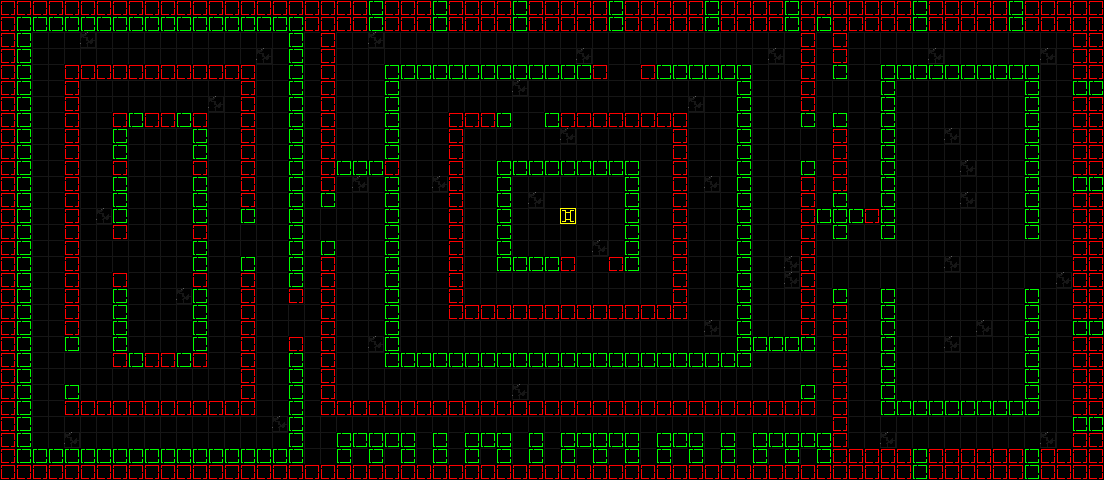

This is a level from a 2D game, rendered from its Tiled map with the project's own tilesets. A one-line summary and the map file follow, with tile-layer data summarised:
An orthogonal 69x30 tile map with 16x16 px tiles, 3 tile layers (Tile Layer 1, Tile Layer 2, Tile Layer 3).

<map version="1.0" orientation="orthogonal" width="69" height="30" tilewidth="16" tileheight="16">
 <tileset firstgid="1" name="tiles" tilewidth="16" tileheight="16">
  <image source="maps/tiles.png" width="80" height="16" />
 </tileset>
 <layer name="Tile Layer 1" width="69" height="30">
  <data>[2070 cells, 2070 non-empty, 5 distinct tile ids]</data>
 </layer>
 <layer name="Tile Layer 2" width="69" height="30">
  <data>[2070 cells, 1 non-empty, 1 distinct tile ids]</data>
 </layer>
 <layer name="Tile Layer 3" width="69" height="30">
  <data>[2070 cells, 4 non-empty, 2 distinct tile ids]</data>
 </layer>
</map>
